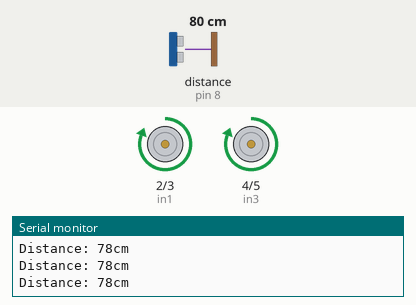
This sketch was run on a simulated Arduino Uno, built with avr-gcc and run on an emulated ATmega328P. On the bench: motor-driver pin pairs drawn as motors (green arrow = first pin HIGH = forward, orange = second pin HIGH = backward, longer = more drive), the last lines printed to the serial monitor. Wiring (inferred from the names in the program): ultrasonic range finder: trigger pin 9; echo pin 8. The inputs (shaded band) are chosen by the test bench; at power-on: distance to the obstacle (sensor on pin 8) 80 cm. The echo pulse lasts 58.3 µs per cm.

Above: at 1.2 s.
1.3 s: distance to the obstacle (sensor on pin 8) set to 13 cm
2.8 s: distance to the obstacle (sensor on pin 8) set to 10 cm
At 3.2 s:
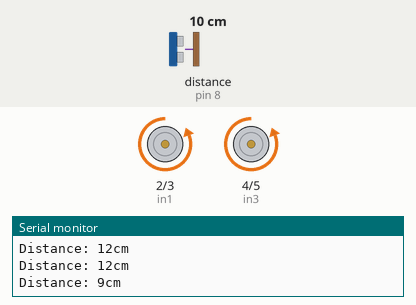
5.8 s: distance to the obstacle (sensor on pin 8) set to 18 cm
At 6.7 s:
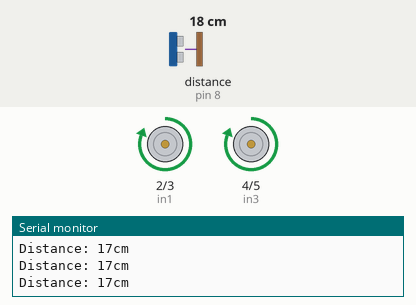
7.3 s: distance to the obstacle (sensor on pin 8) set to 2 cm
At 7.94 s:
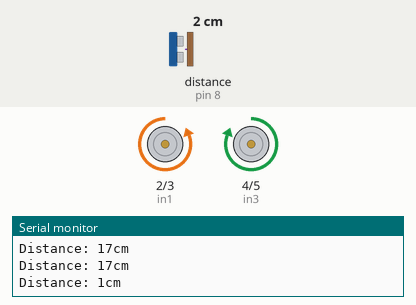
Timing chart, 0 to 11.3 s (numbered marks = the images above; inputs shaded):
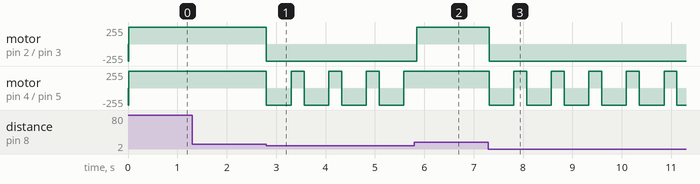

The sketch:

HBridge.ino
```cpp
//Motor one
#define in1 2
#define in2 3

//Motor two
#define in3 4
#define in4 5

//Set the pins for the ultrasonic sensor
const int trigPin = 9;
const int echoPin = 8;

//defines variables for ultrasonic
long duration;
int distance;

void setup() {
  //Set motor pins to output
  pinMode(in1, OUTPUT);
  pinMode(in2, OUTPUT);
  pinMode(in3, OUTPUT);
  pinMode(in4, OUTPUT);

  //Set initial rotation direction
  digitalWrite(in1, LOW);
  digitalWrite(in2, HIGH);
  digitalWrite(in3, LOW);
  digitalWrite(in4, HIGH);

  //Setup ultrasonic sensor pins
  pinMode(trigPin, OUTPUT); //sets trigPin as output
  pinMode(echoPin, INPUT); //sets echoPin as input

  //Allow serial visualisation of distances
  Serial.begin(9600); //starts serial communication
}

void loop() {

  //create the trigPin
  digitalWrite(trigPin, LOW);
  delay(10);

  //sets the trigPin on HIGH state for micro seconds
  digitalWrite(trigPin, HIGH);
  delayMicroseconds(10);
  digitalWrite(trigPin, LOW);

  //Reads echoPin, returns sound wave travel time in microseconds
  duration = pulseIn(echoPin, HIGH);

  //calculating distance
  distance = duration * 0.034/2;

  //Prints distance on Serial Monitor
  Serial.print("Distance: ");
  Serial.print(distance);
  Serial.println("cm");

  //Go forward if nothing infront
  if (distance > 10) {
    digitalWrite(in1, HIGH);
    digitalWrite(in2, LOW);
    digitalWrite(in3, HIGH);
    digitalWrite(in4, LOW);
    delay(20);
  }else{
    //Back the robot up for 2 seconds
    digitalWrite(in1, LOW);
    digitalWrite(in2, HIGH);
    digitalWrite(in3, LOW);
    digitalWrite(in4, HIGH);
    delay(500);
    //Rotate the robot for 1 second
    digitalWrite(in1, LOW);
    digitalWrite(in2, HIGH);
    digitalWrite(in3, HIGH);
    digitalWrite(in4, LOW);
    delay(250);
  }
}
```

Measured:
- the behaviour switches between 12 and 11 cm on distance to the obstacle (sensor on pin 8) (found by bisection; images 0 and 1)
- after the input at 2.8 s, motor on pin 2 (in1) / pin 3 (in2): forward 255/255 → backward 255/255 at once; motor on pin 4 (in3) / pin 5 (in4): alternates forward 255/255 for 0.26 s and backward 255/255 for 0.50 s, starting at once
- after the input at 5.8 s, motor on pin 2 (in1) / pin 3 (in2): backward 255/255 → forward 255/255 after 0.05 s; motor on pin 4 (in3) / pin 5 (in4): stops changing and stays forward 255/255
- after the input at 7.3 s, motor on pin 2 (in1) / pin 3 (in2): forward 255/255 → backward 255/255 at once; motor on pin 4 (in3) / pin 5 (in4): alternates forward 255/255 for 0.26 s and backward 255/255 for 0.50 s, starting at once
